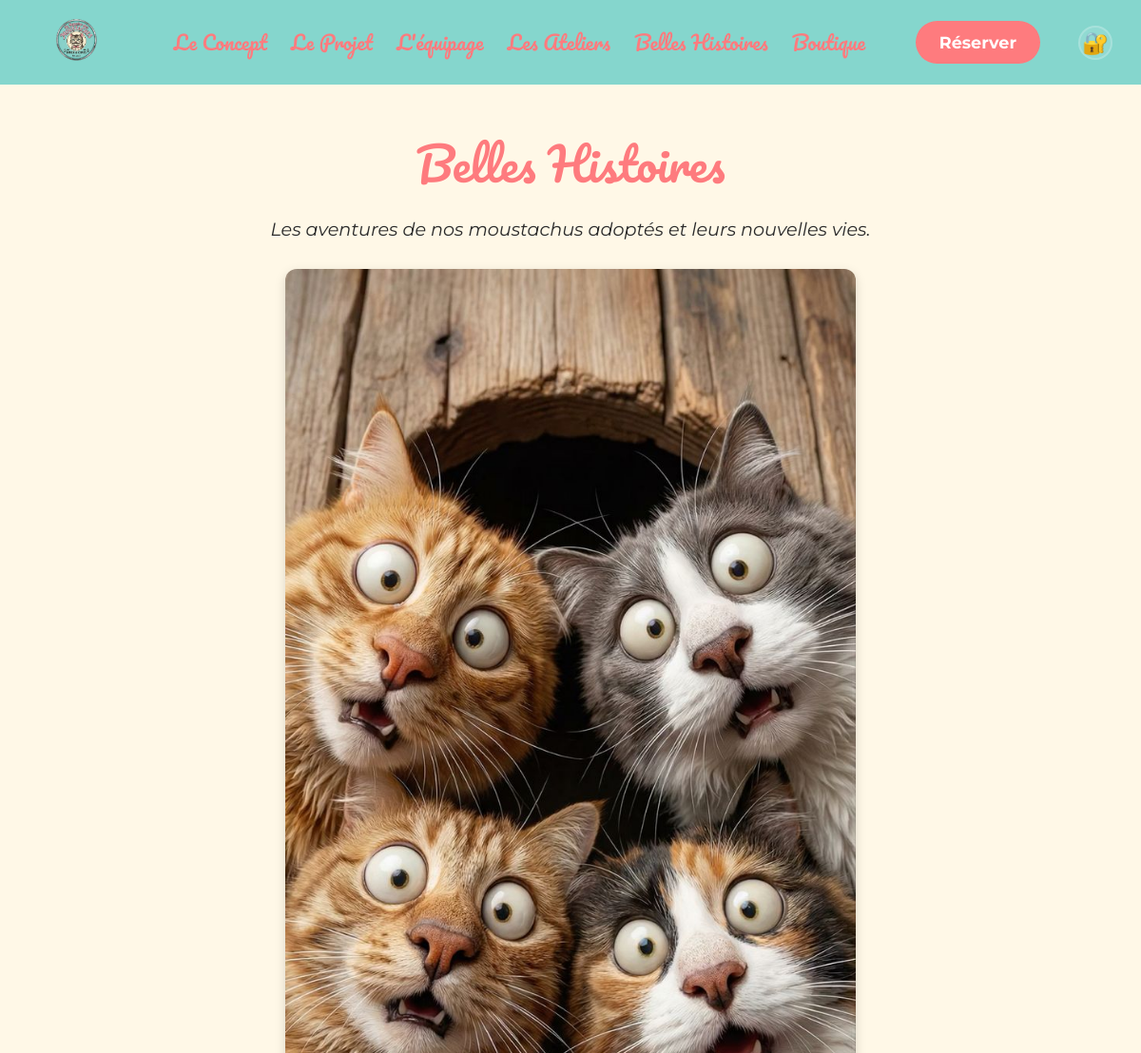
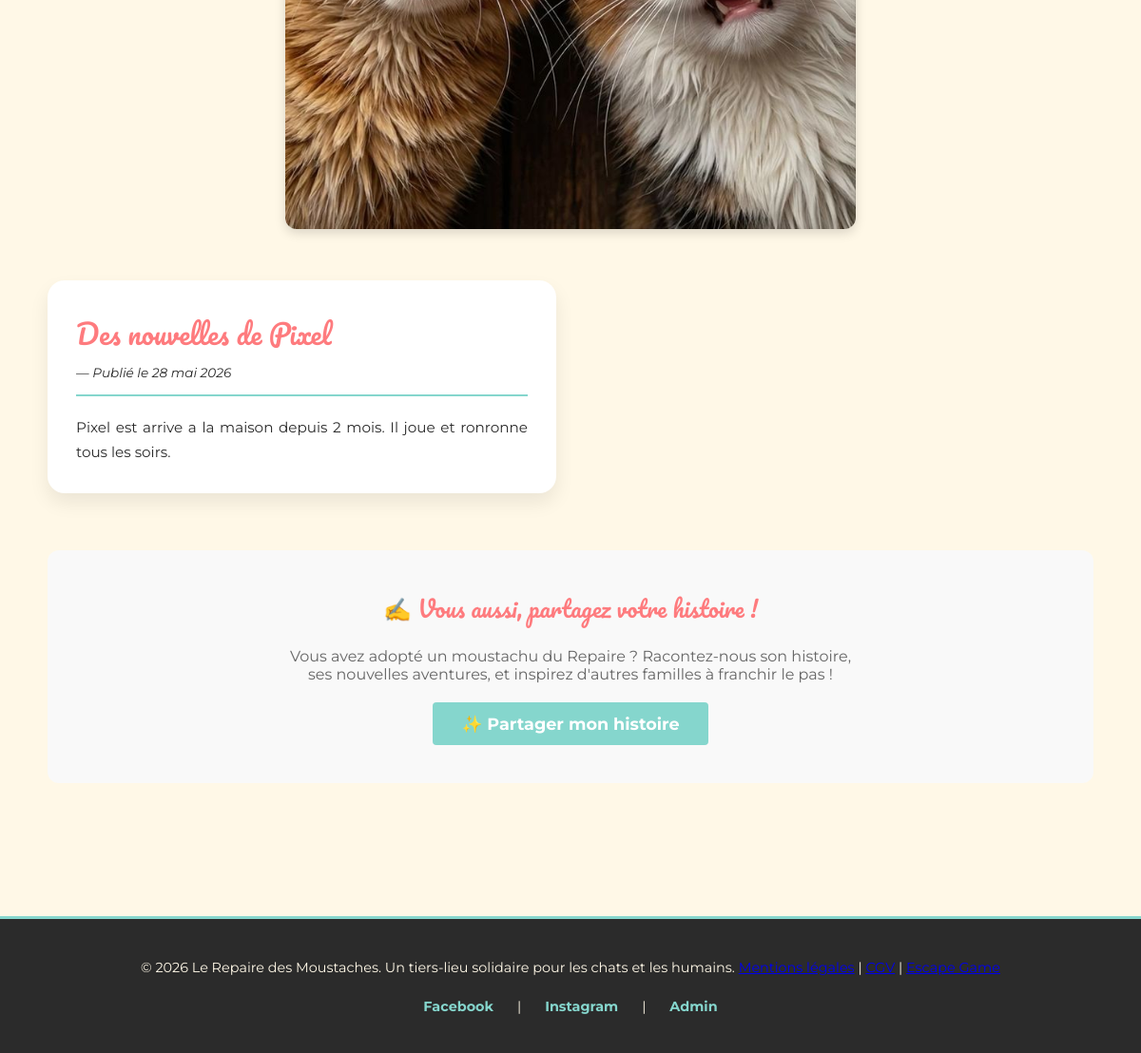
The page /belles-histoires.php on the database its author committed (2 pictures, top to bottom).
### tables this page shows
CREATE TABLE belles_histoires (
  id INT AUTO_INCREMENT PRIMARY KEY,
  utilisateur_id INT NOT NULL,
  titre VARCHAR(150) NOT NULL,
  contenu TEXT NOT NULL,
  statut ENUM('en_attente', 'publiee', 'refusee') NOT NULL DEFAULT 'en_attente',
  admin_id INT NULL,
  date_publication DATETIME NOT NULL DEFAULT CURRENT_TIMESTAMP,
  CONSTRAINT fk_histoires_utilisateur
    FOREIGN KEY (utilisateur_id) REFERENCES utilisateurs(id)
    ON UPDATE CASCADE ON DELETE CASCADE,
  CONSTRAINT fk_histoires_admin
    FOREIGN KEY (admin_id) REFERENCES admin_users(id)
    ON UPDATE CASCADE ON DELETE SET NULL
);

### public/belles-histoires.php (the view, shortened to what this page needs)
<?php
$pdo = getPDO();
$sql = 'SELECT bh.id, bh.titre, bh.contenu, bh.date_publication, u.prenom, u.nom
        FROM belles_histoires bh
        LEFT JOIN utilisateurs u ON bh.utilisateur_id = u.id
        WHERE bh.statut = "publiee"
        ORDER BY bh.date_publication DESC';
$histoires = $pdo->query($sql)->fetchAll();
function formatDate(string $date): string
{
    $dt = new DateTime($date);
    $mois_fr = ['janvier', 'février', 'mars', 'avril', 'mai', 'juin',
                'juillet', 'août', 'septembre', 'octobre', 'novembre', 'décembre'];
    $jour = (int)$dt->format('d');
    $mois = $mois_fr[(int)$dt->format('m') - 1];
    $annee = $dt->format('Y');
    return "$jour $mois $annee";
}
include_once __DIR__ . '/../includes/header.php';
?>
<main class="page-liste belles-histoires-liste">
    <section class="liste-header">
        <h1>Belles Histoires</h1>
        <p>Les aventures de nos moustachus adoptés et leurs nouvelles vies.</p>
        <?php
        $image_path = 'images/souvenir.jpg';
        if (file_exists(__DIR__ . '/images/souvenir.jpg')):
        ?>
            <img src="<?php echo htmlspecialchars($image_path, ENT_QUOTES, 'UTF-8'); ?>"
                 alt="Mur des souvenirs du Repaire des Moustaches"
                 style="width: 100%; max-width: 600px; margin-top: 30px; border-radius: 12px; box-shadow: 0 4px 12px rgba(0,0,0,0.15);"
                 loading="lazy">
        <?php endif; ?>
    </section>
    <section class="grille-histoires">
        <?php if (empty($histoires)): ?>
            <div style="text-align: center; padding: 60px 20px; background: white; border-radius: 12px;">
                <p style="font-size: 1.2rem; color: #666;">
                    🐾 Aucune histoire n'est encore partagée.
                    <br>Revenez bientôt pour découvrir les aventures de nos moustachus !
                </p>
            </div>
        <?php else: ?>
            <?php foreach ($histoires as $histoire): ?>
                <article class="carte-histoire">
                    <div class="histoire-header">
                        <h2><?php echo htmlspecialchars($histoire['titre'], ENT_QUOTES, 'UTF-8'); ?></h2>
                        <p class="histoire-date">
                            —
                            <span>Publié le <?php echo htmlspecialchars(formatDate((string) $histoire['date_publication']), ENT_QUOTES, 'UTF-8'); ?></span>
                        </p>
                    </div>
                    <div class="histoire-contenu">
                        <p><?php echo nl2br(htmlspecialchars($histoire['contenu'], ENT_QUOTES, 'UTF-8')); ?></p>
                    </div>
                </article>
            <?php endforeach; ?>
        <?php endif; ?>
    </section>
    <section style="text-align: center; margin-top: 60px; padding: 40px; background: #f9f9f9; border-radius: 12px;">
        <h2 style="margin-bottom: 20px; font-family: 'Pacifico', cursive; color: #FE7B7E; font-weight: normal;">
            ✍️ Vous aussi, partagez votre histoire !
        </h2>
        <p style="margin-bottom: 20px; color: #666; max-width: 600px; margin-left: auto; margin-right: auto;">
            Vous avez adopté un moustachu du Repaire ? Racontez-nous son histoire, ses nouvelles aventures,
            et inspirez d'autres familles à franchir le pas !
        </p>
        <a href="soumettre-histoire.php" class="bouton-reserver" style="background-color: #85D6CD; text-decoration: none; padding: 12px 30px; border-radius: 4px; color: white; font-weight: 700; display: inline-block;">
            ✨ Partager mon histoire
        </a>
    </section>
</main>
<?php
include_once __DIR__ . '/../includes/footer.php';
?>

### public/css/style.css (style rules this page uses)
:root { --creme: #FFF8E7; --vert-menthe: #85D6CD; --rose-corail: #FE7B7E; --gris-fonce: #2B2B2B; }
* { margin: 0; padding: 0; box-sizing: border-box; }
body { background-color: var(--creme); color: var(--gris-fonce); font-family: 'Montserrat', sans-serif; }
.bouton-reserver { background-color: var(--rose-corail); color: white; text-decoration: none; padding: 12px 25px; border-radius: 30px; font-weight: bold; font-family: 'Montserrat', sans-serif; font-size: 1.1rem; transition: all 0.3s ease; white-space: nowrap; }
.belles-histoires-liste { padding: 40px 50px 60px; }
.liste-header { text-align: center; margin-bottom: 50px; }
.liste-header h1 { font-family: 'Pacifico', cursive; color: var(--rose-corail); font-size: 3rem; font-weight: normal; margin-bottom: 15px; }
.liste-header p { font-size: 1.2rem; color: var(--gris-fonce); font-style: italic; }
.grille-histoires { display: grid; grid-template-columns: repeat(2, minmax(0, 1fr)); gap: 30px; max-width: 1100px; margin: 0 auto; align-items: start; }
.carte-histoire { background: white; border-radius: 18px; overflow: hidden; box-shadow: 0 10px 20px rgba(0, 0, 0, 0.08); padding: 30px; display: flex; flex-direction: column; transition: transform 0.3s ease, box-shadow 0.3s ease; }
.histoire-header { margin-bottom: 20px; border-bottom: 2px solid var(--vert-menthe); padding-bottom: 15px; }
.histoire-header h2 { font-family: 'Pacifico', cursive; color: var(--rose-corail); font-size: 1.8rem; font-weight: normal; margin-bottom: 8px; }
.histoire-date { font-size: 0.85rem; color: var(--gris-fonce); font-style: italic; }
.histoire-contenu { flex-grow: 1; }
.histoire-contenu p { font-size: 0.95rem; line-height: 1.7; color: var(--gris-fonce); text-align: justify; }
.page-liste { min-height: calc(100vh - 200px); }

### rows shown on the page
belles_histoires: titre "Des nouvelles de Pixel", date_publication "28 mai 2026", contenu "Pixel est arrive a la maison depuis 2 mois. Il joue et ronronne tous les soirs."
